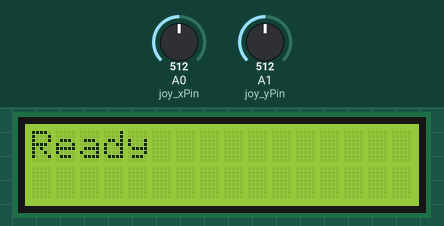
Simulated run of this sketch. Board: Arduino Uno, built with avr-gcc and run on an emulated ATmega328P. Shown: 16×2 character LCD. Inputs (shaded band) come from the test bench; at power-on: A1 (joy_yPin) = 512, A0 (joy_xPin) = 512.

Above: at 0.2 s.
4.4 s: A1 (joy_yPin) set to 122
At 4.8 s:
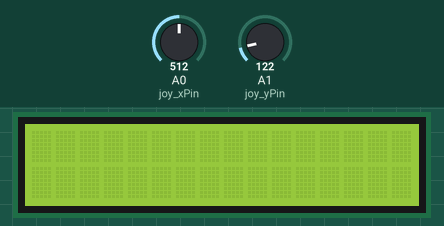
7.4 s: A0 (joy_xPin) set to 0
At 7.8 s:
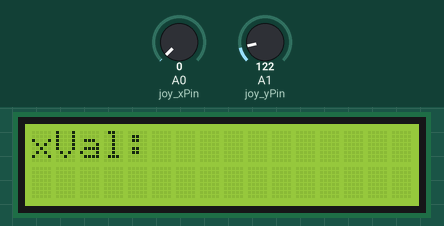
10.4 s: A1 (joy_yPin) set to 120
13.4 s: A0 (joy_xPin) set to 306
At 13.8 s:
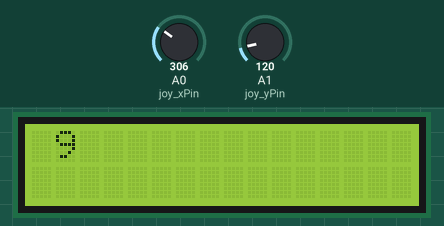
16.4 s: A1 (joy_yPin) set to 0
At 16.9 s:
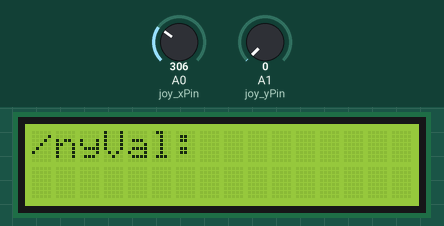
19.4 s: A0 (joy_xPin) set to 0
At 20.0 s:
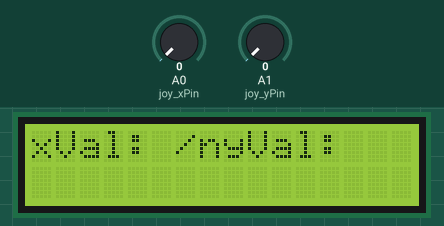

The sketch:

Joystick_Diagnostic_Test.ino
```cpp
#include <Wire.h>
#include <LiquidCrystal_I2C.h>

#define joy_xPin A0
#define joy_yPin A1

LiquidCrystal_I2C lcd(0x3F,16,2);
int xVal = 0;
int yVal = 0;

void setup() {
  // put your setup code here, to run once:
  lcd.init();
  lcd.backlight();
  lcd.begin(16,2);
 // pinMode(joy_xPin, INPUT);
 // pinMode(joy_yPin, INPUT);

  lcd.setCursor(0,0);
  lcd.print("Ready");
  delay(3000);
  lcd.clear();

  Serial.begin(9600);
}

void loop() {
  // put your main code here, to run repeatedly:
  xVal = analogRead(joy_xPin);
  yVal = analogRead(joy_yPin);
 // if (yVal > 511){
   // lcd.print(analogRead(joy_yPin));
  //  delay(500);
  //  lcd.clear();
  //}

  lcd.print("xVal: " + xVal); // Print out current x-value
  lcd.print("/nyVal: " + yVal); // Print out current y-value
  delay(250);
  lcd.clear();
}
```

Measured:
- after the input at 7.4 s, the display: first differs from a run without the input after 0.06 s (image 2)
- after the input at 13.4 s, the display: changes at once (image 3)
- after the input at 16.4 s, the display: first differs from a run without the input after 0.09 s (image 4)
- after the input at 19.4 s, the display: first differs from a run without the input after 0.22 s (image 5)
- what the display in image 2 shows lasts 0.5 s, from 7.5 s to 8.0 s
